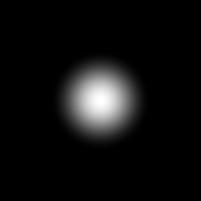
#> input picture frame 60 of test_video/test.avi, 201 x 201 px
$ python 04_optical_flow_final.py
#> lines starting #> are read from the running program, lines starting #| are printed output that depends on the picture; after the words box and inside, x2 and y2 are one past the last pixel; in counts of white or black regions, pixels touching at a corner belong together
import numpy as np
import cv2
import time
import datetime
from scipy.fftpack import fft
from sklearn.metrics import mean_squared_error, mean_absolute_error

cap = cv2.VideoCapture("test_video/test.avi")  # 打开一个视频

fourcc = cv2.VideoWriter_fourcc(*'XVID')  # 设置保存图片格式
out = cv2.VideoWriter(
    datetime.datetime.now().strftime("%A_%d_%B_%Y_%I_%M_%S%p") + '.avi', fourcc, 10.0, (768, 576))  # 分辨率要和原视频对应

# ShiTomasi 角点检测参数
feature_params = dict(maxCorners=100,
                      qualityLevel=0.3,
                      minDistance=7,
                      blockSize=7)

# lucas kanade光流法参数
lk_params = dict(winSize=(15, 15),
                 maxLevel=2,
                 criteria=(cv2.TERM_CRITERIA_EPS | cv2.TERM_CRITERIA_COUNT, 10, 0.03))

# 创建随机颜色
color = np.random.randint(0, 255, (100, 3))

# 获取第一帧，找到角点
ret, old_frame = cap.read()
#> old_frame is the input picture: shape (201, 201, 3); min 0, max 255, mean 15
# 找到原始灰度图
old_gray = cv2.cvtColor(old_frame, cv2.COLOR_BGR2GRAY)

# 获取图像中的角点，返回到p0中
p0 = cv2.goodFeaturesToTrack(old_gray, mask=None, **feature_params)
#> p0 = 38 rows, first 8: [101, 105], [101, 91], [114, 93], [93, 93], [93, 111], [103, 116], [109, 110], [90, 102]

# 创建一个蒙版用来画轨迹
mask = np.zeros_like(old_frame)

# 初始化用于存储轨迹的字典
# 键是追踪点的索引，值是该追踪点的位置历史记录
tracks = {}

while(1):
    ret, frame = cap.read()  # 读取图像帧
    if not ret:
        break
    frame_gray = cv2.cvtColor(frame, cv2.COLOR_BGR2GRAY)  # 灰度化

    # 计算光流
    p1, st, err = cv2.calcOpticalFlowPyrLK(old_gray, frame_gray, p0, None, **lk_params)
#> p1 = 38 rows, first 8: [100.6, 104.5], [100.7, 90.58], [113.7, 92.75], [92.63, 92.58], [92.81, 110.7], [102.4, 115.6], [108.7, 109.5], [89.67, 101.4]; st = 38 values from 1 to 1; err = 38 values, max 0.874 at index 9, min 0.501 at index 37, mean 0.695
    # 选取好的跟踪点
    good_new = p1[st == 1]
#> good_new = 38 pairs, first value 67.7 to 129.7, second value 67.6 to 131.5
    good_old = p0[st == 1]
#> good_old = 38 pairs, first value 68 to 130, second value 68 to 132

    # 画出轨迹
    for i, (new, old) in enumerate(zip(good_new, good_old)):
        a, b = new.ravel()  # 多维数据转一维,将坐标转换后赋值给a,b
        c, d = old.ravel()
        mask = cv2.line(mask, (int(a), int(b)), (int(c), int(d)), color[i].tolist(), 2) # 画直线
        frame = cv2.circle(frame, (int(a), int(b)), 5, color[i].tolist(), -1)  # 画点
#> this loop made 38 passes
#> (a, b, c, d) on passes 1 to 12: (100.6, 104.5, 101, 105), (100.7, 90.58, 101, 91), (113.7, 92.75, 114, 93), (92.63, 92.58, 93, 93), (92.81, 110.7, 93, 111), (102.4, 115.6, 103, 116), (108.7, 109.5, 109, 110), (89.67, 101.4, 90, 102), (92.72, 84.57, 93, 85), (108.7, 84.65, 109, 85), (84.78, 108.7, 85, 109), (82.58, 83.65, 83, 84)
#> pass 1, `mask = cv2.line(mask, (int(a), int(b)), (int(c), int(d)), color[i].tol..`:
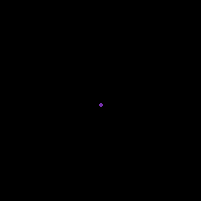
#> mask: shape (201, 201, 3); mean of channels 0, 1, 2 0.1, 0, 0; drawn as B, G, R
#> pass 1, `frame = cv2.circle(frame, (int(a), int(b)), 5, color[i].tolist(), -1)`:
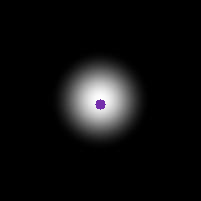
#> frame: shape (201, 201, 3); mean B, G, R 14.9, 14.6, 14.8
#> pass 2, `frame = cv2.circle(frame, (int(a), int(b)), 5, color[i].tolist(), -1)`:
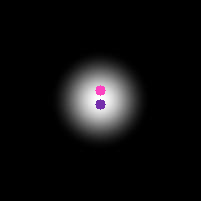
#> frame: shape (201, 201, 3); 0.2% of pixels changed, all inside (x1, y1, x2, y2) = (95, 85, 106, 96)
#> after the loop:
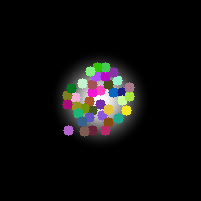
#> frame: shape (201, 201, 3); 6.65% of pixels changed, all inside (x1, y1, x2, y2) = (62, 62, 135, 137)
#> after the loop:
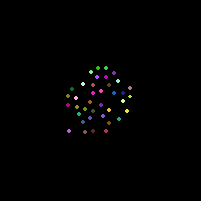
#> mask: shape (201, 201, 3); mean of channels 0, 1, 2 1.3, 1.3, 1.5; drawn as B, G, R
    img = cv2.add(frame, mask)  # 将画出的线条进行图像叠加

    cv2.imshow('frame', img)  # 显示图像

    out.write(img)  # 保存每一帧画面

    k = cv2.waitKey(30) & 0xff  # 按Esc退出检测
#> (key Esc is pressed here)
    if k == 27:
        break

    # 更新上一帧的图像和追踪点
    old_gray = frame_gray.copy()
    p0 = good_new.reshape(-1, 1, 2)

    # 对每个轨迹进行历史记录
    for i, (new, old) in enumerate(zip(good_new, good_old)):
        a, b = new.ravel()
        if i not in tracks:
            tracks[i] = []  # 如果是新的跟踪点，初始化其轨迹
        tracks[i].append((a, b))  # 将当前位置添加到轨迹中

# 释放文件
out.release()
cap.release()
cv2.destroyAllWindows()  # 关闭所有窗口

def calculate_displacement(tracks, frame_rate):

#> called with frame_rate = 120
    displacements = {}
    for track_id, points in tracks.items():
        track_displacement = []
        initial_point = points[0]
        for point in points:
            dx = point[0] - initial_point[0]
            dy = point[1] - initial_point[1]
            dis_real_x = dx
            dis_real_y = dy
            track_displacement.append((dis_real_x, dis_real_y))
        displacements[track_id] = track_displacement
    return displacements
frame_rate = 120  # 视频帧率

displacements = calculate_displacement(tracks, frame_rate)
import numpy as np
import matplotlib.pyplot as plt
from scipy.fftpack import fft
#回归评价指标from sklearn.metrics import mean_squared_error, mean_absolute_error
from math import sqrt


frame_rate = 120  # 视频帧率

# 注：以下合成数据在各版本迭代中演进，最终版本的模拟位移数据在下方定义
fs = 120  # 视频帧率
N = 600  # 总帧数
t = np.arange(N) / fs  # 时间定义

# 模拟数据
displacements_x = 2.2 * np.sin(2 * np.pi * t * 3)  # 垂直运动频率3Hz，振幅2.2像素
displacements_y = 1.7 * np.sin(2 * np.pi * t * 5)  # 水平运动频率5Hz，振幅1.7像素

frame_rate=120
# 时域分析
plt.figure(figsize=(12, 6))
plt.subplot(211)
plt.title('Time Domain - Displacement')
plt.plot(t, displacements_x, label='Displacement X')
plt.plot(t, displacements_y, label='Displacement Y')
plt.legend()
plt.xlabel('Time (s)')
plt.ylabel('Displacement (pixels)')
def analyze_displacement_time(dis_real_x, displacements_x,dis_real_y,displacements_y, frame_rate):

    time_seconds_video = np.arange(len(dis_real_x)) / frame_rate
    time_seconds_simulated = np.arange(len(displacements_x)) / frame_rate

    plt.figure(figsize=(12, 6))
    plt.subplot(1,2,1)
    plt.plot(time_seconds_video, dis_real_x, label='Video Tracking Displacement')
    plt.plot(time_seconds_simulated, displacements_x, label='Simulated Displacement')
    plt.xlabel('Time (seconds)')
    plt.ylabel('Displacement (pixels)')
    plt.title('Comparison of Video Tracking and Simulated Displacements')
    plt.xlim(0, 5)
    plt.legend()
    plt.tight_layout()
    plt.show()

    plt.figure(figsize=(12, 6))
    plt.subplot(1, 2, 2)
    plt.plot(time_seconds_video, dis_real_y, label='Video Tracking Displacement')
    plt.plot(time_seconds_simulated, displacements_y, label='Simulated Displacement')
    plt.xlabel('Time (seconds)')
    plt.ylabel('Displacement (pixels)')
    plt.title('Comparison of Video Tracking and Simulated Displacements')
    plt.xlim(0, 5)
    plt.legend()
    plt.tight_layout()
    plt.show()


fs = 120  # 视频帧率
N = 600  # 总帧数
t = np.arange(N) / fs  # 时间定义
# 模拟数据
displacements_x = 2.2 * np.sin(2 * np.pi * t * 3)  # 垂直运动频率3Hz，振幅2.2像素
displacements_y = 1.7 * np.sin(2 * np.pi * t * 5)  # 水平运动频率5Hz，振幅1.7像素

# 在while循环完成之后（所有视频帧处理完成之后）:
displacements = calculate_displacement(tracks, frame_rate=120)  # 从视频跟踪数据中计算位移
track_id = 0  # 示范性轨迹
if track_id in displacements:
    # 提取X/Y分量后对比
    real_xs = [d[0] for d in displacements[track_id]]
    real_ys = [d[1] for d in displacements[track_id]]
    analyze_displacement_time(real_xs, displacements_x, real_ys, displacements_y, frame_rate)
else:
    print(f"未找到轨迹ID {track_id}。")

for track_id, track in tracks.items():
    positions = np.array(track)
    xs = positions[:, 0]
    ys = positions[:, 1]

    # 从跟踪位移中提取X/Y分量
    real_xs = [d[0] for d in displacements[track_id]]
    real_ys = [d[1] for d in displacements[track_id]]
    velocities = np.sqrt(np.diff(xs)**2 + np.diff(ys)**2)
    analyze_displacement_time(real_xs, displacements_x, real_ys, displacements_y, frame_rate)
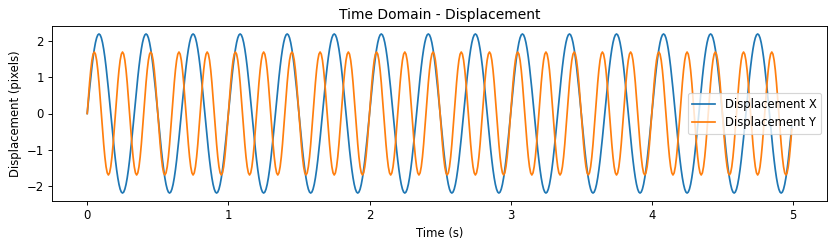
#> figure drawn by matplotlib, 1 panel; curve peaks at x = 0.0833, y = 2.2; curve peaks at x = 0.05, y = 1.7

$ run again, starting later in the video
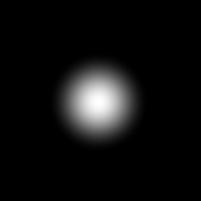
#> input picture frame 270 of test_video/test.avi, 201 x 201 px
#> old_frame is the input picture: shape (201, 201, 3); min 0, max 255, mean 15
#> p0 = 43 rows, first 8: [101, 98], [92, 102], [111, 109], [97, 109], [103, 114], [97, 84], [90, 93], [113, 102]
#> p1 = 43 rows, first 8: [100.9, 97.8], [92.03, 101.9], [111, 109], [96.95, 109], [103, 114], [96.92, 83.93], [90.04, 92.89], [113, 101.9]; st = 43 values from 1 to 1; err = 43 values, max 0.784 at index 17, min 0 at index 22, mean 0.441
#> good_new = 43 pairs, first value 68 to 132, second value 66.97 to 131.9
#> good_old = 43 pairs, first value 68 to 132, second value 67 to 132
#> the loop `for i, (new, old) in enumerate(zip(good_new, good_old)):` made 43 passes
#> (a, b, c, d) on passes 1 to 8: (100.9, 97.8, 101, 98), (92.03, 101.9, 92, 102), (111, 109, 111, 109), (96.95, 109, 97, 109), (103, 114, 103, 114), (96.92, 83.93, 97, 84), (90.04, 92.89, 90, 93), (113, 101.9, 113, 102)
#> after the loop `for i, (new, old) in enumerate(zip(good_new, good_old)):`:
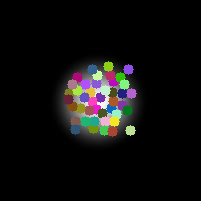
#> frame: shape (201, 201, 3); mean B, G, R 14, 14.6, 15.4
#> after the loop `for i, (new, old) in enumerate(zip(good_new, good_old)):`:
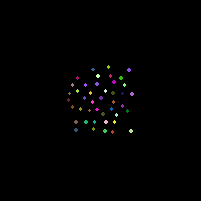
#> mask: shape (201, 201, 3); mean of channels 0, 1, 2 1.2, 1.2, 1.3; drawn as B, G, R
